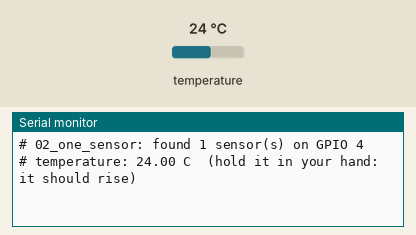
Recording of a sketch running on a simulated ESP32. Shown: the last lines printed to the serial monitor. Inputs (shaded band) come from the test bench; at power-on: temperature 24 °C.

Above: at 1.7 s.
1.8 s: temperature set to 12 °C
At 2.9 s:
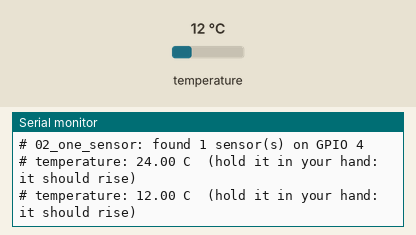
3.3 s: temperature set to 19 °C
At 4.1 s:
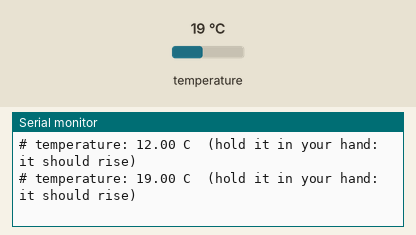
Timing chart, 0 to 6.3 s (numbered marks = the images above; inputs shaded):
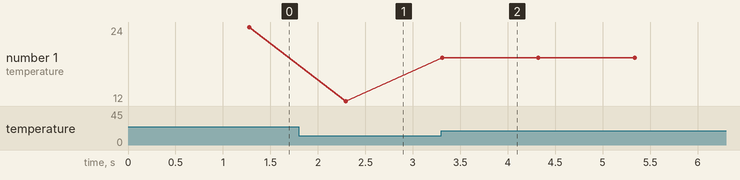

Measured:
- after the input at 1.8 s, the serial monitor: prints a new line after 0.49 s (image 1)
- after the input at 3.3 s, the serial monitor: prints a new line at once (image 2)
- plotted number 1: 24 → 12 after the input at 1.8 s, 12 → 19 after the input at 3.3 s

The sketch:

02_one_sensor.ino
```cpp
// Step 2: one DS18B20 on GPIO 4 (yellow = data, red = 3.3 V, black = GND, 4.7–5.1 kΩ between yellow and red).
#include <DallasTemperature.h>
#include <OneWire.h>

OneWire wire(4);
DallasTemperature sensors(&wire);

void setup() {
  Serial.begin(115200);
  delay(500);
  sensors.begin();
  Serial.printf("# 02_one_sensor: found %d sensor(s) on GPIO 4\n", sensors.getDeviceCount());
}

void loop() {
  sensors.requestTemperatures();  // waits ~750 ms at 12-bit
  const float c = sensors.getTempCByIndex(0);
  if (c == DEVICE_DISCONNECTED_C) Serial.println("# -127: not found. Check the wiring and the resistor.");
  else if (c == 85.0f) Serial.println("# 85: power-on value. Wait one more reading; if it stays, check 3.3 V.");
  else Serial.printf("# temperature: %.2f C  (hold it in your hand: it should rise)\n", c);
  delay(250);
}
```
